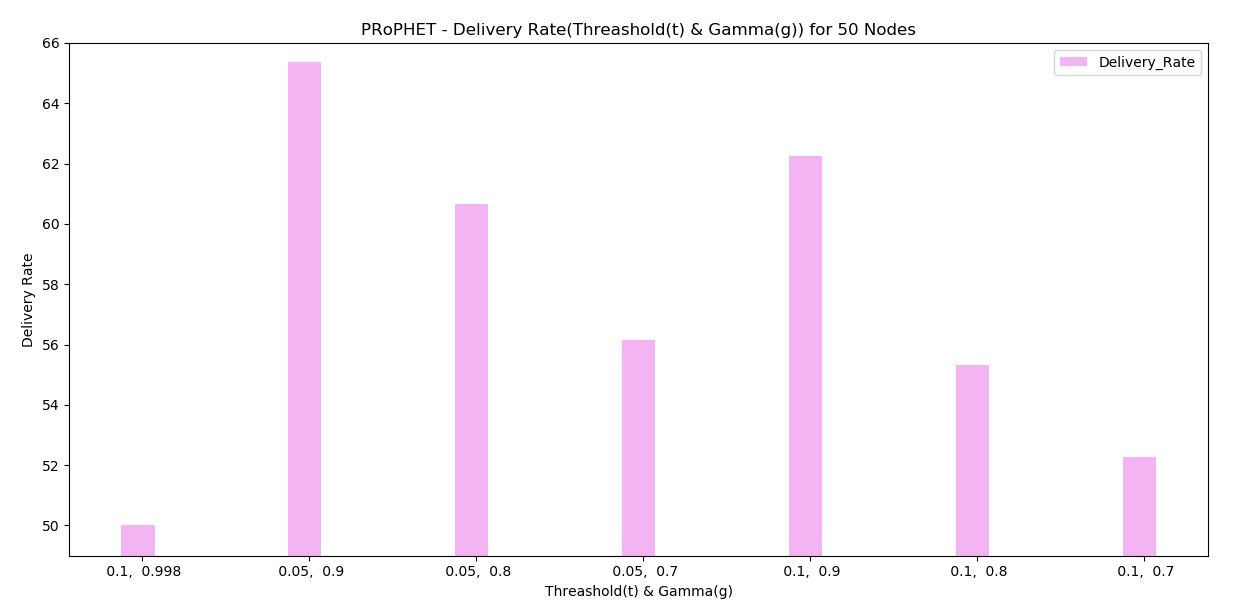

The Python source for this figure:
# -*- coding: utf-8 -*-
"""
Created on Tue Sep 18 11:52:35 2018

@author: krishanth
"""

# -*- coding: utf-8 -*-
"""
Created on Tue Sep 18 10:47:05 2018

@author: krishanth
"""

#!/usr/bin/python
# Script to plot the stats extracted related to sent
# packets.
#
# Author: Asanga Udugama (adu@comnets.uni-bremen.de)
# Date: 22-aug-2017

import numpy as np
import matplotlib.pyplot as plt

n_groups = 7
   
#average_delivery_delay = (102703, 109863, 120299, 128261, 133841, 136118  )
Delivery_Rate = (50, 65.38, 60.66 , 56.14, 62.24, 55.31, 52.26  ) 


fig, ax = plt.subplots()

index = np.arange(n_groups)
bar_width = 0.2

opacity = 0.6

rects1 = plt.bar(index, Delivery_Rate, bar_width,
                 alpha=opacity,
                 color='violet', label='Delivery_Rate')

plt.xlabel('Threashold(t) & Gamma(g)')
plt.ylabel('Delivery Rate')
plt.title('PRoPHET - Delivery Rate(Threashold(t) & Gamma(g)) for 50 Nodes')
plt.xticks(index + (bar_width * 0.125), (' 0.1,  0.998',' 0.05,  0.9',' 0.05,  0.8',' 0.05,  0.7',' 0.1,  0.9',' 0.1,  0.8', ' 0.1,  0.7'))
plt.ylim(49, 66)

plt.legend()

plt.tight_layout()
plt.show()
